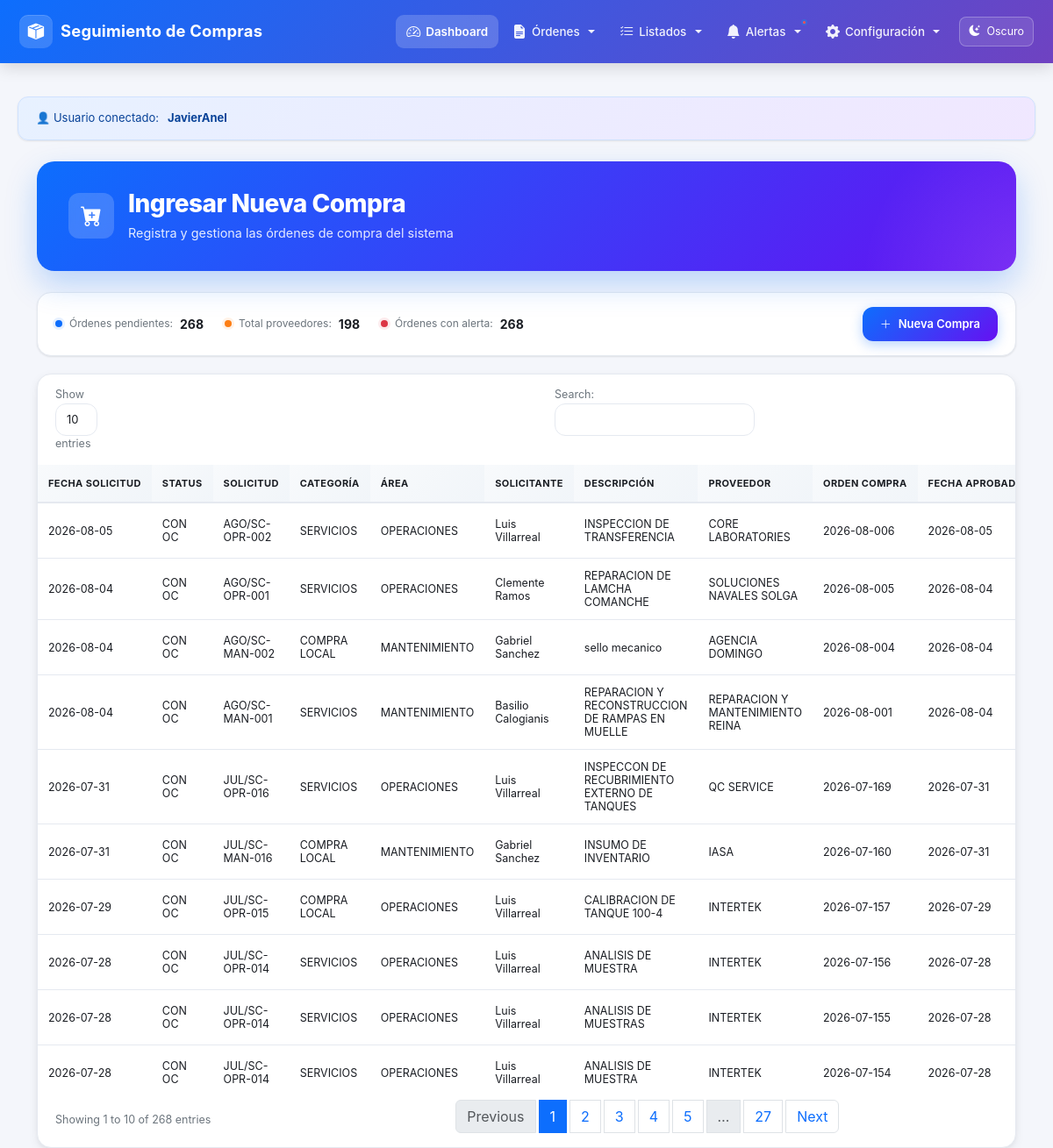
/view/formulario.php (signed in), run on the app's committed database.
### tables this page shows
CREATE TABLE `compras_detalle` (
  `id` int(11) NOT NULL AUTO_INCREMENT,
  `fecha_solicitud` date DEFAULT NULL,
  `status` varchar(50) DEFAULT NULL,
  `solicitud` varchar(50) DEFAULT NULL,
  `categoria` varchar(50) DEFAULT NULL,
  `destino` varchar(50) DEFAULT NULL,
  `area` varchar(50) DEFAULT NULL,
  `solicitante` varchar(100) DEFAULT NULL,
  `descripcion` text DEFAULT NULL,
  `proveedor` varchar(100) DEFAULT NULL,
  `orden_compra` varchar(50) DEFAULT NULL,
  `fecha_aprobada` date DEFAULT NULL,
  `llego_terminal` varchar(10) DEFAULT NULL,
  `llego_isla` varchar(10) DEFAULT NULL,
  `fecha_llegada_isla` date DEFAULT NULL,
  `fecha_llegada` date DEFAULT NULL,
  `status_entrega` varchar(100) DEFAULT NULL,
  `fecha_cierre_oc` datetime DEFAULT NULL,
  `contador_dias` int(11) DEFAULT NULL,
  `alertas_dias` int(11) DEFAULT NULL,
  `fecha_alerta` date DEFAULT NULL,
  `comentario` varchar(255) DEFAULT NULL,
  PRIMARY KEY (`id`)
);

### view/formulario.php (the view, shortened to what this page needs)
<?php
echo '<div class="user-banner">
    👤 Usuario conectado:
    <strong>' . htmlspecialchars($_SESSION['nombre']) . '</strong>
</div>';
include '../php/conexion.php';
$sql_compras = "SELECT * FROM compras_detalle WHERE status_entrega = 'Pendiente' ORDER BY id DESC";
$result_compras = $con->query($sql_compras);
$proveedores = [];
$sql = "SELECT nombre FROM proveedores ORDER BY nombre ASC";
$result = $con->query($sql);
if ($result && $result->num_rows > 0) {
    while ($row = $result->fetch_assoc()) {
        $proveedores[] = $row['nombre'];
    }
}
$sql_update_dias = "
    UPDATE compras_detalle
    SET contador_dias = DATEDIFF(fecha_llegada, fecha_solicitud)
    WHERE fecha_llegada IS NOT NULL
";
$con->query($sql_update_dias);
$sql_alerta = "SELECT id, fecha_solicitud, alertas_dias, comentario FROM compras_detalle
               WHERE status_entrega = 'Pendiente'
               AND DATEDIFF(CURDATE(), fecha_solicitud) > 15
               AND (comentario IS NULL OR comentario = '')";
$result_alerta = $con->query($sql_alerta);
$total_pendientes = 0;
if (isset($result_compras) && $result_compras instanceof mysqli_result) {
    $total_pendientes = $result_compras->num_rows;
}
$total_proveedores = 0;
if (isset($proveedores) && is_array($proveedores) && count($proveedores) > 0) {
    $total_proveedores = count($proveedores);
} else {
    $res_fb = $con->query("SELECT COUNT(*) AS total FROM proveedores");
    if ($res_fb) {
        $total_proveedores = (int)($res_fb->fetch_assoc()['total'] ?? 0);
    }
}
$total_alerta = 0;
if (isset($result_alerta) && $result_alerta instanceof mysqli_result) {
    $total_alerta = $result_alerta->num_rows;
}
?>
<?php include '../includes/navbar.php'; ?>
<div class="container main-content mt-4">
    <div class="page-header animate-in">
        <div class="d-flex align-items-center gap-3">
            <div class="header-icon">
                <i class="bi bi-cart-plus-fill"></i>
            </div>
            <div>
                <h2>Ingresar Nueva Compra</h2>
                <p class="subtitle mb-0">
                    Registra y gestiona las órdenes de compra del sistema
                </p>
            </div>
        </div>
    </div>
    <div class="action-bar animate-in delay-1">
        <div class="stats">
            <div class="stat-item">
                <span class="stat-dot"></span>
                <span>Órdenes pendientes:</span>
                <strong><?= $total_pendientes ?></strong>
            </div>
            <div class="stat-item">
                <span class="stat-dot warning"></span>
                <span>Total proveedores:</span>
                <strong><?= $total_proveedores ?></strong>
            </div>
            <div class="stat-item">
                <span class="stat-dot danger"></span>
                <span>Órdenes con alerta:</span>
                <strong><?= $total_alerta ?></strong>
            </div>
        </div>
        <button class="btn btn-modern btn-primary-modern"
                data-bs-toggle="modal"
                data-bs-target="#modalCompra">
            <i class="bi bi-plus-lg"></i>
            Nueva Compra
        </button>
    </div>
    <div class="table-wrapper animate-in delay-2">
        <div class="table-responsive">
            <table id="tablaCompras" class="table table-modern table-hover align-middle">
                <thead>
                    <tr>
                        <th>Fecha Solicitud</th>
                        <th>Status</th>
                        <th>Solicitud</th>
                        <th>Categoría</th>
                        <th>Área</th>
                        <th>Solicitante</th>
                        <th>Descripción</th>
                        <th>Proveedor</th>
                        <th>Orden Compra</th>
                        <th>Fecha Aprobada</th>
                    </tr>
                </thead>
                <tbody>
                    <?php if ($result_compras && $result_compras->num_rows > 0): ?>
                        <?php while ($row = $result_compras->fetch_assoc()): ?>
                            <tr>
                                <td><?= htmlspecialchars($row['fecha_solicitud']) ?></td>
                                <td><?= htmlspecialchars($row['status']) ?></td>
                                <td><?= htmlspecialchars($row['solicitud']) ?></td>
                                <td><?= htmlspecialchars($row['categoria']) ?></td>
                                <td><?= htmlspecialchars($row['area']) ?></td>
                                <td><?= htmlspecialchars($row['solicitante']) ?></td>
                                <td><?= htmlspecialchars($row['descripcion']) ?></td>
                                <td><?= htmlspecialchars($row['proveedor']) ?></td>
                                <td><?= htmlspecialchars($row['orden_compra']) ?></td>
                                <td><?= htmlspecialchars($row['fecha_aprobada']) ?></td>
                            </tr>
                        <?php endwhile; ?>
                    <?php endif; ?>
                </tbody>
            </table>
        </div>
    </div>
</div>
<?php include '../includes/footer.php'; ?>
</body>
</html>

### includes/navbar.php (style rules this page uses)
:root { --navbar-primary: #0d6efd; --navbar-secondary: #6f42c1; --navbar-hover: rgba(255, 255, 255, 0.12); --navbar-active: rgba(255, 255, 255, 0.18); --body-bg: #f5f7fb; }
body { font-family: 'Poppins', sans-serif; background-color: var(--body-bg); padding-top: 78px; font-size: 13px; transition: background-color 0.3s ease, color 0.3s ease; }

### data on the page
compras_detalle: fecha_solicitud "2026-08-05", status "CON OC", solicitud "AGO/SC-OPR-002", categoria "SERVICIOS", area "OPERACIONES", solicitante "Luis Villarreal", descripcion "INSPECCION DE TRANSFERENCIA", proveedor "CORE LABORATORIES", orden_compra "2026-08-006", fecha_aprobada "2026-08-05"
compras_detalle: fecha_solicitud "2026-08-04", status "CON OC", solicitud "AGO/SC-OPR-001", categoria "SERVICIOS", area "OPERACIONES", solicitante "Clemente Ramos", descripcion "REPARACION DE LAMCHA COMANCHE", proveedor "SOLUCIONES NAVALES SOLGA", orden_compra "2026-08-005", fecha_aprobada "2026-08-04"
compras_detalle: fecha_solicitud "2026-08-04", status "CON OC", solicitud "AGO/SC-MAN-002", categoria "COMPRA LOCAL", area "MANTENIMIENTO", solicitante "Gabriel Sanchez", descripcion "sello mecanico", proveedor "AGENCIA DOMINGO", orden_compra "2026-08-004", fecha_aprobada "2026-08-04"
compras_detalle: fecha_solicitud "2026-08-04", status "CON OC", solicitud "AGO/SC-MAN-001", categoria "SERVICIOS", area "MANTENIMIENTO", solicitante "Basilio Calogianis", descripcion "REPARACION Y RECONSTRUCCION DE RAMPAS EN MUELLE", proveedor "REPARACION Y MANTENIMIENTO REINA", orden_compra "2026-08-001", fecha_aprobada "2026-08-04"
compras_detalle: fecha_solicitud "2026-07-31", status "CON OC", solicitud "JUL/SC-OPR-016", categoria "SERVICIOS", area "OPERACIONES", solicitante "Luis Villarreal", descripcion "INSPECCON DE RECUBRIMIENTO EXTERNO DE TANQUES", proveedor "QC SERVICE", orden_compra "2026-07-169", fecha_aprobada "2026-07-31"
compras_detalle: fecha_solicitud "2026-07-31", status "CON OC", solicitud "JUL/SC-MAN-016", categoria "COMPRA LOCAL", area "MANTENIMIENTO", solicitante "Gabriel Sanchez", descripcion "INSUMO DE INVENTARIO", proveedor "IASA", orden_compra "2026-07-160", fecha_aprobada "2026-07-31"
compras_detalle: fecha_solicitud "2026-07-29", status "CON OC", solicitud "JUL/SC-OPR-015", categoria "COMPRA LOCAL", area "OPERACIONES", solicitante "Luis Villarreal", descripcion "CALIBRACION DE TANQUE 100-4", proveedor "INTERTEK", orden_compra "2026-07-157", fecha_aprobada "2026-07-29"
compras_detalle: fecha_solicitud "2026-07-28", status "CON OC", solicitud "JUL/SC-OPR-014", categoria "SERVICIOS", area "OPERACIONES", solicitante "Luis Villarreal", descripcion "ANALISIS DE MUESTRA", proveedor "INTERTEK", orden_compra "2026-07-156", fecha_aprobada "2026-07-28"
compras_detalle: fecha_solicitud "2026-07-28", status "CON OC", solicitud "JUL/SC-OPR-014", categoria "SERVICIOS", area "OPERACIONES", solicitante "Luis Villarreal", descripcion "ANALISIS DE MUESTRAS", proveedor "INTERTEK", orden_compra "2026-07-155", fecha_aprobada "2026-07-28"
compras_detalle: fecha_solicitud "2026-07-28", status "CON OC", solicitud "JUL/SC-OPR-014", categoria "SERVICIOS", area "OPERACIONES", solicitante "Luis Villarreal", descripcion "ANALISIS DE MUESTRA", proveedor "INTERTEK", orden_compra "2026-07-154", fecha_aprobada "2026-07-28"

### other printed values
$_SESSION['nombre'] "JavierAnel"
$total_pendientes "268"
$total_proveedores "198"
$total_alerta "268"
